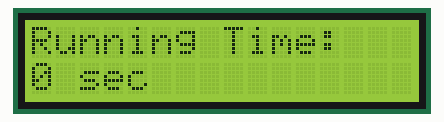
A sketch run on a simulated ESP32. Shown: 16×2 character LCD. What the sketch prints to the serial monitor is not drawn.

Above: at 0.2 s.
At 6.2 s:
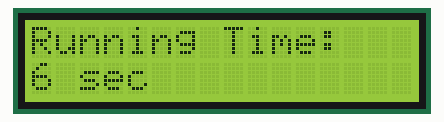
At 12.3 s:
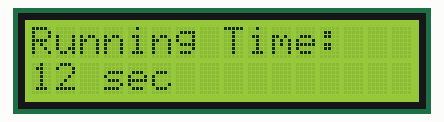
At 18.4 s:
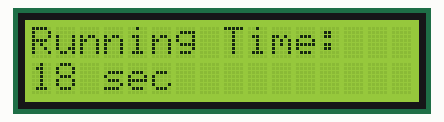
At 28.5 s:
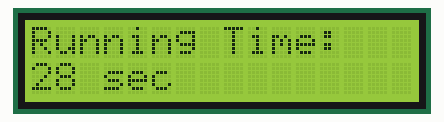
At 38.6 s:
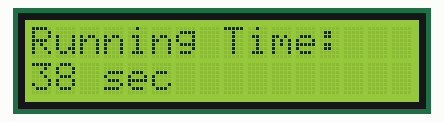

Measured:
- what the display in image 2 shows lasts 2.1 s, from 12.2 s to 14.3 s

The sketch:

Week7.ino
```cpp
#include <Wire.h>
#include <LiquidCrystal_I2C.h>

// --- ใช้ Hardware I2C บน ESP32 ---
// SDA = GPIO 22, SCL = GPIO 23
LiquidCrystal_I2C lcd(0x27, 16, 2); // ที่อยู่ 0x27 หรือ 0x3F แล้วแต่โมดูล

void setup() {
  Serial.begin(115200);

  // เริ่มต้นใช้งาน I2C
  Wire.begin(22, 23);
  lcd.begin(16, 2);
  lcd.backlight();

  // แสดงข้อความต้อนรับ
  lcd.setCursor(0, 0);
  lcd.print("Hello ESP32!");
  lcd.setCursor(0, 1);
  lcd.print("LCD I2C Ready");

  Serial.println("LCD I2C พร้อมทำงาน (SDA=22, SCL=23)");
}

void loop() {
  // แสดงค่าเวลา millis() ที่ LCD
  lcd.clear();
  lcd.setCursor(0, 0);
  lcd.print("Running Time:");
  lcd.setCursor(0, 1);
  lcd.print(millis() / 1000);
  lcd.print(" sec");

  delay(2000);
}
```
